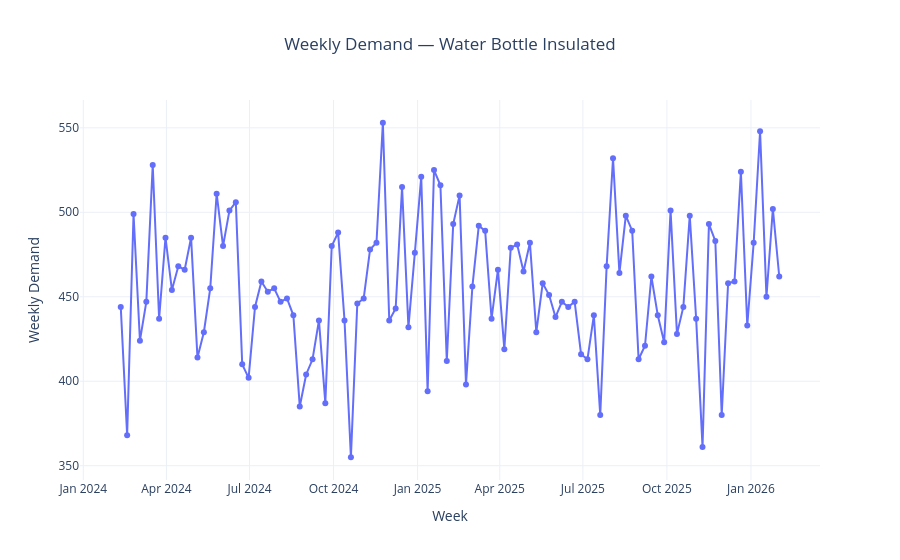

Notebook code cell kept with this figure:
### Markdown cell above
## 10. Daily → Weekly Demand

Daily demand is noisy, so we aggregate it into weekly demand. The first and last weekly bins are removed because the dataset boundaries do not represent complete weeks.

### Code cell
weekly_df = (
    product_daily
    .set_index("date")
    .resample("W")["quantity"]
    .sum()
    .reset_index()
)

weekly_df_clean = (
    weekly_df
    .iloc[1:-1]
    .copy()
    .reset_index(drop=True)
)

print("Original weekly observations:", len(weekly_df))
print("Complete weekly observations:", len(weekly_df_clean))

fig = px.line(
    weekly_df_clean,
    x="date",
    y="quantity",
    markers=True,
    title=f"Weekly Demand — {selected_product}",
    labels={"date": "Week", "quantity": "Weekly Demand"},
    template="plotly_white"
)

fig.update_traces(
    hovertemplate="Week: %{x}<br>Demand: %{y:,.0f} units<extra></extra>"
)

fig.update_layout(title_x=0.5)
fig.show()
